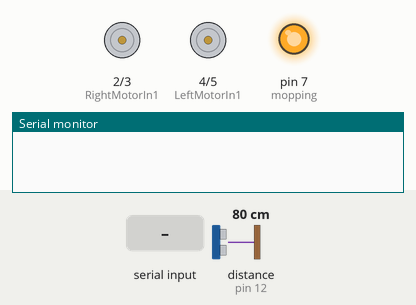
This sketch was run on a simulated Arduino Uno, built with avr-gcc and run on an emulated ATmega328P. Parts: motor-driver pin pairs drawn as motors (green arrow = first pin HIGH = forward, orange = second pin HIGH = backward, longer = more drive), output pins drawn as LEDs (lit = HIGH), the last lines printed to the serial monitor. Inputs (shaded band) come from the test bench; at power-on: distance to the obstacle (sensor on pin 12) 80 cm. The echo pulse lasts 58.3 µs per cm; pins used as bus, display or sensor lines are not drawn.

Above: at 1.4 s.
1.5 s: "automatic" received over Serial
At 3.9 s:
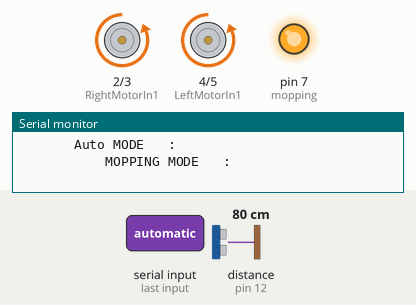
4.5 s: distance to the obstacle (sensor on pin 12) set to 23 cm
7.5 s: distance to the obstacle (sensor on pin 12) set to 18 cm
At 12.4 s:
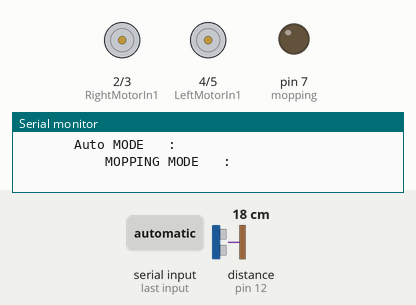
13.5 s: distance to the obstacle (sensor on pin 12) set to 35 cm
At 14.4 s:
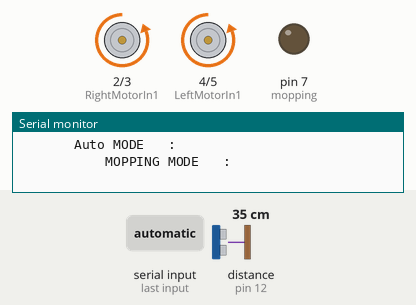
16.5 s: distance to the obstacle (sensor on pin 12) set to 2 cm
At 19.3 s:
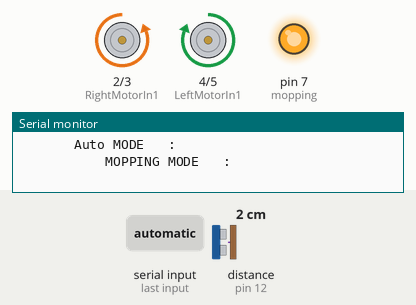
22.5 s: distance to the obstacle (sensor on pin 12) set to 60 cm
At 23.5 s:
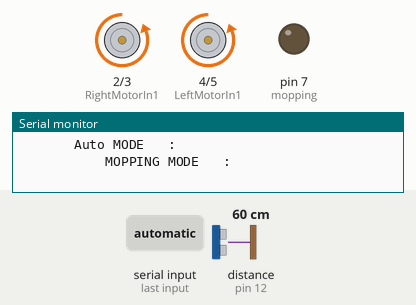
Timing chart, 0 to 26.5 s (numbered marks = the images above; inputs shaded):
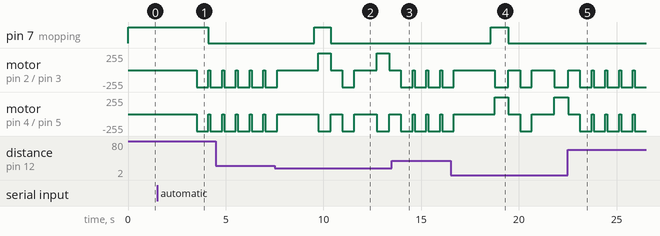

Measured:
- the behaviour switches between 22 and 21 cm on distance to the obstacle (sensor on pin 12) (found by bisection; images 1 and 2)
- after the input at 1.5 s, pin 7 (mopping): HIGH → LOW after 2.6 s; motor on pin 2 (RightMotorIn1) / pin 3 (RightMotorIn2), motor on pin 4 (LeftMotorIn1) / pin 5 (LeftMotorIn2): stopped → backward 255/255 after 2.0 s, → stopped 0.60 s later, → backward 255/255 0.11 s later
- after the input at 7.5 s, pin 7 (mopping): LOW → HIGH after 2.0 s, → LOW 0.84 s later
- after the input at 13.5 s, pin 7 (mopping): stays LOW (without the input it goes to HIGH after 2.3 s)
- after the input at 16.5 s, pin 7 (mopping): LOW → HIGH after 2.1 s, → LOW 0.90 s later
- after the input at 22.5 s, pin 7 (mopping): stays LOW (without the input it goes to HIGH after 2.4 s)

The sketch:

Autonomous_floor_cleaning_robot_code.ino
```cpp
int RightMotorIn1 = 2;
int RightMotorIn2 = 3;
int LeftMotorIn1 =  4;
int LeftMotorIn2 =  5;
#define echoPin 12
#define trigPin 11
long duration;
int distance,a=600;
#define mopping 7

void setup()
{
 Serial.begin(9600);

 pinMode(trigPin, OUTPUT);
 pinMode(echoPin, INPUT);
 pinMode(RightMotorIn1,OUTPUT);
 pinMode(RightMotorIn2,OUTPUT);
 pinMode(LeftMotorIn1,OUTPUT);
 pinMode(LeftMotorIn2,OUTPUT);
 pinMode(mopping,OUTPUT);
// pinMode(side_check,INPUT);
 digitalWrite(mopping, HIGH);
 delay(200);
}

String Text;


void loop()
{
 digitalWrite(mopping, HIGH);
 if(Serial.available() > 0)
  {
    Text = Serial.readString();
  }

  while(1)
  {
    if(Serial.available() > 0)
  {
    Text = Serial.readString();
  }
  if((Text == "manual") || (Text == "Manual"))
  {
    Serial.println("\t\t\t Manual MODE :");
    delay(1000);
    Manual();
    Text = "0";
  }
  else if((Text == "automatic") || (Text == "Automatic"))
  {
    Serial.println("\t\t\t Auto MODE   :");
    Serial.println("\t\t\t\t\t MOPPING MODE   :");
    delay(1000);
    Auto();
    Text = "0";
  }
 }
}

 void Manual(void)
 {
  while(1)
 {


  if(Serial.available() > 0)

  {
    Text = Serial.readString();
  }

    if ((Text == "w") || (Text == "W") || (Text == "Forward")|| (Text == "forward"))
    {
     Serial.println("\t\t\t\t       Forward");
     Forward();
     Text="0";
    }
    else if ((Text == "s") || (Text == "S") || (Text == "Reverse")|| (Text == "reverse"))
    {
     Serial.println("\t\t\t\t       Reverse") ;
     Reverse();
     Text="0";
    }
    else if ((Text == "a") || (Text == "A") || (Text == "Left")|| (Text == "left"))
    {
     Serial.println("\t\t\t\t       Left") ;
     Left();
     Text="0";
    }
    else if ((Text == "d") || (Text == "D") || (Text == "Right")|| (Text == "right"))
    {
     Serial.println("\t\t\t\t       Right");
     Right();
     Text="0";
    }
    else if ((Text == "q") || (Text == "Q") || (Text == "Stop")|| (Text == "stop"))
    {
     Serial.println("\t\t\t\t       Stop");
     Stop();
     Text="0";
    }
    else if ((Text == "automatic") || (Text == "Automatic"))
    {
     Serial.println("\n\n\n\n\t\t\t Auto MODE   :");
     Auto();
     Text = "0";
    }
 }
 }


void Auto()
{
  left_turn();
}

void left_turn()
{
  digitalWrite(trigPin, LOW);
  delayMicroseconds(2);
  digitalWrite(trigPin, HIGH);
  delayMicroseconds(10);
  digitalWrite(trigPin, LOW);
  duration = pulseIn(echoPin, HIGH);
  distance = duration * 0.034 / 2;

  if(distance <= 20 )
   {
    Stop();
    delay(1000);
    digitalWrite(mopping, LOW);
    delay(800);
    digitalWrite(mopping, HIGH);
    delay(200);
    Left();
    delay(a);
    Forward();

    delay(150);

    Stop();
    delay(1000);
    Left();
    delay(a);
    right_turn();
   }
   else
   {

      Forward();
      delay(100);
      left_turn();
   }
}

void right_turn()
{
  digitalWrite(trigPin, LOW);
  delayMicroseconds(2);
  digitalWrite(trigPin, HIGH);
  delayMicroseconds(10);
  digitalWrite(trigPin, LOW);
  duration = pulseIn(echoPin, HIGH);
  distance = duration * 0.034 / 2;

  if(distance <= 20 )
   {
    Stop();
    delay(1000);
    digitalWrite(mopping, LOW);
    delay(800);
    digitalWrite(mopping, HIGH);
    delay(200);
    Right();
    delay(a);

    Forward();
    delay(150);

    Stop();
    delay(1000);
    Right();
    delay(a);
    left_turn();
   }
   else
   {

      Forward();
      delay(100);
      right_turn();
   }
}
void Left(void)
{
  digitalWrite(RightMotorIn1,HIGH);
  digitalWrite(RightMotorIn2,LOW);
  digitalWrite(LeftMotorIn1,LOW);
  digitalWrite(LeftMotorIn2,HIGH);
  delay((a+40));
  Stop();
}

void Right(void)
{
  digitalWrite(RightMotorIn1,LOW);
  digitalWrite(RightMotorIn2,HIGH);
  digitalWrite(LeftMotorIn1,HIGH);
  digitalWrite(LeftMotorIn2,LOW);
  delay((a+95));
  Stop();
}

void Stop(void)
{
  digitalWrite(RightMotorIn1,LOW);
  digitalWrite(RightMotorIn2,LOW);
  digitalWrite(LeftMotorIn1,LOW);
  digitalWrite(LeftMotorIn2,LOW);
  digitalWrite(mopping, LOW);
}

void Reverse(void)
{
  digitalWrite(RightMotorIn1,HIGH);
  digitalWrite(RightMotorIn2,LOW);
  digitalWrite(LeftMotorIn1,HIGH);
  digitalWrite(LeftMotorIn2,LOW);
  delay(a);
  Stop();
}

void Forward(void)
{
  digitalWrite(RightMotorIn1,LOW);
  digitalWrite(RightMotorIn2,HIGH);
  digitalWrite(LeftMotorIn1,LOW);
  digitalWrite(LeftMotorIn2,HIGH);
  delay(a);
  Stop();

}
```
